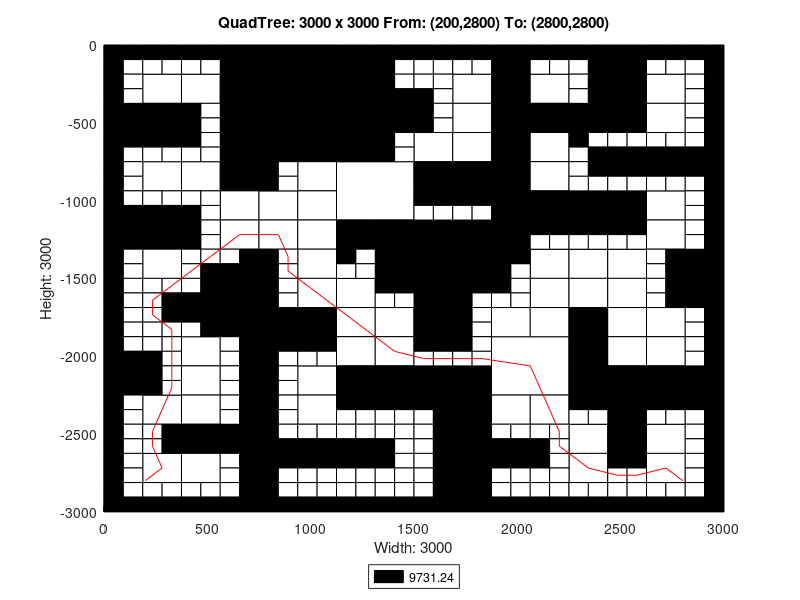

Here is the MATLAB script that generated this plot:
axis([0 3000 -3000 0]);
title('QuadTree: 3000 x 3000 From: (200,2800) To: (2800,2800)');
xlabel('Width: 3000');
ylabel('Height: 3000');
rectangle('Position',[750 -375 375 375], 'FaceColor',[0 0 0]);
rectangle('Position',[750 -750 375 375], 'FaceColor',[0 0 0]);
rectangle('Position',[1125 -1125 375 375], 'FaceColor',[1 1 1]);
rectangle('Position',[1500 -1500 375 375], 'FaceColor',[0 0 0]);
rectangle('Position',[1875 -2250 375 375], 'FaceColor',[1 1 1]);
rectangle('Position',[187.5 -375 187.5 187.5], 'FaceColor',[1 1 1]);
rectangle('Position',[562.5 -187.5 187.5 187.5], 'FaceColor',[0 0 0]);
rectangle('Position',[375 -375 187.5 187.5], 'FaceColor',[1 1 1]);
rectangle('Position',[562.5 -375 187.5 187.5], 'FaceColor',[0 0 0]);
rectangle('Position',[0 -562.5 187.5 187.5], 'FaceColor',[0 0 0]);
rectangle('Position',[187.5 -562.5 187.5 187.5], 'FaceColor',[0 0 0]);
rectangle('Position',[562.5 -562.5 187.5 187.5], 'FaceColor',[0 0 0]);
rectangle('Position',[562.5 -750 187.5 187.5], 'FaceColor',[0 0 0]);
rectangle('Position',[1125 -187.5 187.5 187.5], 'FaceColor',[0 0 0]);
rectangle('Position',[1125 -375 187.5 187.5], 'FaceColor',[0 0 0]);
rectangle('Position',[1125 -562.5 187.5 187.5], 'FaceColor',[0 0 0]);
rectangle('Position',[1312.5 -562.5 187.5 187.5], 'FaceColor',[0 0 0]);
rectangle('Position',[1125 -750 187.5 187.5], 'FaceColor',[0 0 0]);
rectangle('Position',[187.5 -937.5 187.5 187.5], 'FaceColor',[1 1 1]);
rectangle('Position',[375 -937.5 187.5 187.5], 'FaceColor',[1 1 1]);
rectangle('Position',[562.5 -937.5 187.5 187.5], 'FaceColor',[0 0 0]);
rectangle('Position',[562.5 -1125 187.5 187.5], 'FaceColor',[1 1 1]);
rectangle('Position',[0 -1312.5 187.5 187.5], 'FaceColor',[0 0 0]);
rectangle('Position',[187.5 -1312.5 187.5 187.5], 'FaceColor',[0 0 0]);
rectangle('Position',[187.5 -1500 187.5 187.5], 'FaceColor',[1 1 1]);
rectangle('Position',[562.5 -1312.5 187.5 187.5], 'FaceColor',[1 1 1]);
rectangle('Position',[937.5 -937.5 187.5 187.5], 'FaceColor',[1 1 1]);
rectangle('Position',[750 -1125 187.5 187.5], 'FaceColor',[1 1 1]);
rectangle('Position',[937.5 -1125 187.5 187.5], 'FaceColor',[1 1 1]);
rectangle('Position',[750 -1312.5 187.5 187.5], 'FaceColor',[1 1 1]);
rectangle('Position',[937.5 -1312.5 187.5 187.5], 'FaceColor',[1 1 1]);
rectangle('Position',[937.5 -1500 187.5 187.5], 'FaceColor',[1 1 1]);
rectangle('Position',[1125 -1312.5 187.5 187.5], 'FaceColor',[0 0 0]);
rectangle('Position',[1312.5 -1312.5 187.5 187.5], 'FaceColor',[0 0 0]);
rectangle('Position',[1312.5 -1500 187.5 187.5], 'FaceColor',[0 0 0]);
rectangle('Position',[1687.5 -375 187.5 187.5], 'FaceColor',[1 1 1]);
rectangle('Position',[1875 -187.5 187.5 187.5], 'FaceColor',[0 0 0]);
rectangle('Position',[1875 -375 187.5 187.5], 'FaceColor',[0 0 0]);
rectangle('Position',[2062.5 -375 187.5 187.5], 'FaceColor',[1 1 1]);
rectangle('Position',[1687.5 -562.5 187.5 187.5], 'FaceColor',[1 1 1]);
rectangle('Position',[1500 -750 187.5 187.5], 'FaceColor',[1 1 1]);
rectangle('Position',[1687.5 -750 187.5 187.5], 'FaceColor',[1 1 1]);
rectangle('Position',[1875 -562.5 187.5 187.5], 'FaceColor',[0 0 0]);
rectangle('Position',[2062.5 -562.5 187.5 187.5], 'FaceColor',[0 0 0]);
rectangle('Position',[1875 -750 187.5 187.5], 'FaceColor',[0 0 0]);
rectangle('Position',[2062.5 -750 187.5 187.5], 'FaceColor',[1 1 1]);
rectangle('Position',[2437.5 -187.5 187.5 187.5], 'FaceColor',[0 0 0]);
rectangle('Position',[2437.5 -375 187.5 187.5], 'FaceColor',[0 0 0]);
rectangle('Position',[2625 -375 187.5 187.5], 'FaceColor',[1 1 1]);
rectangle('Position',[2250 -562.5 187.5 187.5], 'FaceColor',[0 0 0]);
rectangle('Position',[2437.5 -562.5 187.5 187.5], 'FaceColor',[0 0 0]);
rectangle('Position',[2625 -562.5 187.5 187.5], 'FaceColor',[1 1 1]);
rectangle('Position',[1500 -937.5 187.5 187.5], 'FaceColor',[0 0 0]);
rectangle('Position',[1687.5 -937.5 187.5 187.5], 'FaceColor',[0 0 0]);
rectangle('Position',[1875 -937.5 187.5 187.5], 'FaceColor',[0 0 0]);
rectangle('Position',[2062.5 -937.5 187.5 187.5], 'FaceColor',[1 1 1]);
rectangle('Position',[1875 -1125 187.5 187.5], 'FaceColor',[0 0 0]);
rectangle('Position',[2062.5 -1125 187.5 187.5], 'FaceColor',[0 0 0]);
rectangle('Position',[1875 -1312.5 187.5 187.5], 'FaceColor',[0 0 0]);
rectangle('Position',[2062.5 -1500 187.5 187.5], 'FaceColor',[1 1 1]);
rectangle('Position',[2250 -1125 187.5 187.5], 'FaceColor',[0 0 0]);
rectangle('Position',[2437.5 -1125 187.5 187.5], 'FaceColor',[0 0 0]);
rectangle('Position',[2625 -1125 187.5 187.5], 'FaceColor',[1 1 1]);
rectangle('Position',[2250 -1500 187.5 187.5], 'FaceColor',[1 1 1]);
rectangle('Position',[2437.5 -1500 187.5 187.5], 'FaceColor',[1 1 1]);
rectangle('Position',[2625 -1312.5 187.5 187.5], 'FaceColor',[1 1 1]);
rectangle('Position',[2812.5 -1500 187.5 187.5], 'FaceColor',[0 0 0]);
rectangle('Position',[562.5 -1687.5 187.5 187.5], 'FaceColor',[0 0 0]);
rectangle('Position',[562.5 -1875 187.5 187.5], 'FaceColor',[0 0 0]);
rectangle('Position',[0 -2250 187.5 187.5], 'FaceColor',[0 0 0]);
rectangle('Position',[375 -2062.5 187.5 187.5], 'FaceColor',[1 1 1]);
rectangle('Position',[375 -2250 187.5 187.5], 'FaceColor',[1 1 1]);
rectangle('Position',[937.5 -1687.5 187.5 187.5], 'FaceColor',[1 1 1]);
rectangle('Position',[750 -1875 187.5 187.5], 'FaceColor',[0 0 0]);
rectangle('Position',[937.5 -1875 187.5 187.5], 'FaceColor',[0 0 0]);
rectangle('Position',[1125 -1687.5 187.5 187.5], 'FaceColor',[1 1 1]);
rectangle('Position',[1125 -1875 187.5 187.5], 'FaceColor',[1 1 1]);
rectangle('Position',[1312.5 -1875 187.5 187.5], 'FaceColor',[1 1 1]);
rectangle('Position',[937.5 -2250 187.5 187.5], 'FaceColor',[1 1 1]);
rectangle('Position',[1125 -2062.5 187.5 187.5], 'FaceColor',[1 1 1]);
rectangle('Position',[1312.5 -2062.5 187.5 187.5], 'FaceColor',[1 1 1]);
rectangle('Position',[1125 -2250 187.5 187.5], 'FaceColor',[0 0 0]);
rectangle('Position',[1312.5 -2250 187.5 187.5], 'FaceColor',[0 0 0]);
rectangle('Position',[187.5 -2437.5 187.5 187.5], 'FaceColor',[1 1 1]);
rectangle('Position',[375 -2437.5 187.5 187.5], 'FaceColor',[1 1 1]);
rectangle('Position',[375 -2625 187.5 187.5], 'FaceColor',[0 0 0]);
rectangle('Position',[562.5 -2625 187.5 187.5], 'FaceColor',[0 0 0]);
rectangle('Position',[187.5 -2812.5 187.5 187.5], 'FaceColor',[1 1 1]);
rectangle('Position',[375 -2812.5 187.5 187.5], 'FaceColor',[1 1 1]);
rectangle('Position',[937.5 -2437.5 187.5 187.5], 'FaceColor',[1 1 1]);
rectangle('Position',[1500 -1687.5 187.5 187.5], 'FaceColor',[0 0 0]);
rectangle('Position',[1500 -1875 187.5 187.5], 'FaceColor',[0 0 0]);
rectangle('Position',[2062.5 -1687.5 187.5 187.5], 'FaceColor',[1 1 1]);
rectangle('Position',[1875 -1875 187.5 187.5], 'FaceColor',[1 1 1]);
rectangle('Position',[2062.5 -1875 187.5 187.5], 'FaceColor',[1 1 1]);
rectangle('Position',[1500 -2250 187.5 187.5], 'FaceColor',[0 0 0]);
rectangle('Position',[1687.5 -2250 187.5 187.5], 'FaceColor',[0 0 0]);
rectangle('Position',[2250 -1687.5 187.5 187.5], 'FaceColor',[1 1 1]);
rectangle('Position',[2437.5 -1687.5 187.5 187.5], 'FaceColor',[1 1 1]);
rectangle('Position',[2250 -1875 187.5 187.5], 'FaceColor',[0 0 0]);
rectangle('Position',[2437.5 -1875 187.5 187.5], 'FaceColor',[1 1 1]);
rectangle('Position',[2812.5 -1687.5 187.5 187.5], 'FaceColor',[0 0 0]);
rectangle('Position',[2625 -1875 187.5 187.5], 'FaceColor',[1 1 1]);
rectangle('Position',[2250 -2062.5 187.5 187.5], 'FaceColor',[0 0 0]);
rectangle('Position',[2437.5 -2062.5 187.5 187.5], 'FaceColor',[1 1 1]);
rectangle('Position',[2250 -2250 187.5 187.5], 'FaceColor',[0 0 0]);
rectangle('Position',[2437.5 -2250 187.5 187.5], 'FaceColor',[0 0 0]);
rectangle('Position',[2625 -2062.5 187.5 187.5], 'FaceColor',[1 1 1]);
rectangle('Position',[2625 -2250 187.5 187.5], 'FaceColor',[0 0 0]);
rectangle('Position',[2812.5 -2250 187.5 187.5], 'FaceColor',[0 0 0]);
rectangle('Position',[1687.5 -2437.5 187.5 187.5], 'FaceColor',[0 0 0]);
rectangle('Position',[1687.5 -2625 187.5 187.5], 'FaceColor',[0 0 0]);
rectangle('Position',[1875 -2437.5 187.5 187.5], 'FaceColor',[1 1 1]);
rectangle('Position',[2062.5 -2437.5 187.5 187.5], 'FaceColor',[1 1 1]);
rectangle('Position',[1687.5 -2812.5 187.5 187.5], 'FaceColor',[0 0 0]);
rectangle('Position',[1687.5 -3000 187.5 187.5], 'FaceColor',[0 0 0]);
rectangle('Position',[2437.5 -2437.5 187.5 187.5], 'FaceColor',[0 0 0]);
rectangle('Position',[2250 -2625 187.5 187.5], 'FaceColor',[1 1 1]);
rectangle('Position',[2437.5 -2625 187.5 187.5], 'FaceColor',[0 0 0]);
rectangle('Position',[2625 -2625 187.5 187.5], 'FaceColor',[1 1 1]);
rectangle('Position',[2250 -2812.5 187.5 187.5], 'FaceColor',[1 1 1]);
rectangle('Position',[2625 -2812.5 187.5 187.5], 'FaceColor',[1 1 1]);
rectangle('Position',[0 -93.75 93.75 93.75], 'FaceColor',[0 0 0]);
rectangle('Position',[93.75 -93.75 93.75 93.75], 'FaceColor',[0 0 0]);
rectangle('Position',[0 -187.5 93.75 93.75], 'FaceColor',[0 0 0]);
rectangle('Position',[93.75 -187.5 93.75 93.75], 'FaceColor',[1 1 1]);
rectangle('Position',[187.5 -93.75 93.75 93.75], 'FaceColor',[0 0 0]);
rectangle('Position',[281.25 -93.75 93.75 93.75], 'FaceColor',[0 0 0]);
rectangle('Position',[187.5 -187.5 93.75 93.75], 'FaceColor',[1 1 1]);
rectangle('Position',[281.25 -187.5 93.75 93.75], 'FaceColor',[1 1 1]);
rectangle('Position',[0 -281.25 93.75 93.75], 'FaceColor',[0 0 0]);
rectangle('Position',[93.75 -281.25 93.75 93.75], 'FaceColor',[1 1 1]);
rectangle('Position',[0 -375 93.75 93.75], 'FaceColor',[0 0 0]);
rectangle('Position',[93.75 -375 93.75 93.75], 'FaceColor',[1 1 1]);
rectangle('Position',[375 -93.75 93.75 93.75], 'FaceColor',[0 0 0]);
rectangle('Position',[468.75 -93.75 93.75 93.75], 'FaceColor',[0 0 0]);
rectangle('Position',[375 -187.5 93.75 93.75], 'FaceColor',[1 1 1]);
rectangle('Position',[468.75 -187.5 93.75 93.75], 'FaceColor',[1 1 1]);
rectangle('Position',[0 -656.25 93.75 93.75], 'FaceColor',[0 0 0]);
rectangle('Position',[93.75 -656.25 93.75 93.75], 'FaceColor',[0 0 0]);
rectangle('Position',[0 -750 93.75 93.75], 'FaceColor',[0 0 0]);
rectangle('Position',[93.75 -750 93.75 93.75], 'FaceColor',[1 1 1]);
rectangle('Position',[187.5 -656.25 93.75 93.75], 'FaceColor',[0 0 0]);
rectangle('Position',[281.25 -656.25 93.75 93.75], 'FaceColor',[0 0 0]);
rectangle('Position',[187.5 -750 93.75 93.75], 'FaceColor',[1 1 1]);
rectangle('Position',[281.25 -750 93.75 93.75], 'FaceColor',[1 1 1]);
rectangle('Position',[375 -468.75 93.75 93.75], 'FaceColor',[0 0 0]);
rectangle('Position',[468.75 -468.75 93.75 93.75], 'FaceColor',[1 1 1]);
rectangle('Position',[375 -562.5 93.75 93.75], 'FaceColor',[0 0 0]);
rectangle('Position',[468.75 -562.5 93.75 93.75], 'FaceColor',[1 1 1]);
rectangle('Position',[375 -656.25 93.75 93.75], 'FaceColor',[0 0 0]);
rectangle('Position',[468.75 -656.25 93.75 93.75], 'FaceColor',[1 1 1]);
rectangle('Position',[375 -750 93.75 93.75], 'FaceColor',[1 1 1]);
rectangle('Position',[468.75 -750 93.75 93.75], 'FaceColor',[1 1 1]);
rectangle('Position',[1312.5 -93.75 93.75 93.75], 'FaceColor',[0 0 0]);
rectangle('Position',[1406.25 -93.75 93.75 93.75], 'FaceColor',[0 0 0]);
rectangle('Position',[1312.5 -187.5 93.75 93.75], 'FaceColor',[0 0 0]);
rectangle('Position',[1406.25 -187.5 93.75 93.75], 'FaceColor',[1 1 1]);
rectangle('Position',[1312.5 -281.25 93.75 93.75], 'FaceColor',[0 0 0]);
rectangle('Position',[1406.25 -281.25 93.75 93.75], 'FaceColor',[1 1 1]);
rectangle('Position',[1312.5 -375 93.75 93.75], 'FaceColor',[0 0 0]);
rectangle('Position',[1406.25 -375 93.75 93.75], 'FaceColor',[0 0 0]);
rectangle('Position',[1312.5 -656.25 93.75 93.75], 'FaceColor',[0 0 0]);
rectangle('Position',[1406.25 -656.25 93.75 93.75], 'FaceColor',[1 1 1]);
rectangle('Position',[1312.5 -750 93.75 93.75], 'FaceColor',[0 0 0]);
rectangle('Position',[1406.25 -750 93.75 93.75], 'FaceColor',[1 1 1]);
rectangle('Position',[0 -843.75 93.75 93.75], 'FaceColor',[0 0 0]);
rectangle('Position',[93.75 -843.75 93.75 93.75], 'FaceColor',[1 1 1]);
rectangle('Position',[0 -937.5 93.75 93.75], 'FaceColor',[0 0 0]);
rectangle('Position',[93.75 -937.5 93.75 93.75], 'FaceColor',[1 1 1]);
rectangle('Position',[0 -1031.25 93.75 93.75], 'FaceColor',[0 0 0]);
rectangle('Position',[93.75 -1031.25 93.75 93.75], 'FaceColor',[1 1 1]);
rectangle('Position',[0 -1125 93.75 93.75], 'FaceColor',[0 0 0]);
rectangle('Position',[93.75 -1125 93.75 93.75], 'FaceColor',[0 0 0]);
rectangle('Position',[187.5 -1031.25 93.75 93.75], 'FaceColor',[1 1 1]);
rectangle('Position',[281.25 -1031.25 93.75 93.75], 'FaceColor',[1 1 1]);
rectangle('Position',[187.5 -1125 93.75 93.75], 'FaceColor',[0 0 0]);
rectangle('Position',[281.25 -1125 93.75 93.75], 'FaceColor',[0 0 0]);
rectangle('Position',[375 -1031.25 93.75 93.75], 'FaceColor',[1 1 1]);
rectangle('Position',[468.75 -1031.25 93.75 93.75], 'FaceColor',[1 1 1]);
rectangle('Position',[375 -1125 93.75 93.75], 'FaceColor',[0 0 0]);
rectangle('Position',[468.75 -1125 93.75 93.75], 'FaceColor',[1 1 1]);
rectangle('Position',[0 -1406.25 93.75 93.75], 'FaceColor',[0 0 0]);
rectangle('Position',[93.75 -1406.25 93.75 93.75], 'FaceColor',[1 1 1]);
rectangle('Position',[0 -1500 93.75 93.75], 'FaceColor',[0 0 0]);
rectangle('Position',[93.75 -1500 93.75 93.75], 'FaceColor',[1 1 1]);
rectangle('Position',[375 -1218.75 93.75 93.75], 'FaceColor',[0 0 0]);
rectangle('Position',[468.75 -1218.75 93.75 93.75], 'FaceColor',[1 1 1]);
rectangle('Position',[375 -1312.5 93.75 93.75], 'FaceColor',[0 0 0]);
rectangle('Position',[468.75 -1312.5 93.75 93.75], 'FaceColor',[1 1 1]);
rectangle('Position',[375 -1406.25 93.75 93.75], 'FaceColor',[1 1 1]);
rectangle('Position',[468.75 -1406.25 93.75 93.75], 'FaceColor',[1 1 1]);
rectangle('Position',[375 -1500 93.75 93.75], 'FaceColor',[1 1 1]);
rectangle('Position',[468.75 -1500 93.75 93.75], 'FaceColor',[0 0 0]);
rectangle('Position',[562.5 -1406.25 93.75 93.75], 'FaceColor',[1 1 1]);
rectangle('Position',[656.25 -1406.25 93.75 93.75], 'FaceColor',[0 0 0]);
rectangle('Position',[562.5 -1500 93.75 93.75], 'FaceColor',[0 0 0]);
rectangle('Position',[656.25 -1500 93.75 93.75], 'FaceColor',[0 0 0]);
rectangle('Position',[750 -843.75 93.75 93.75], 'FaceColor',[0 0 0]);
rectangle('Position',[843.75 -843.75 93.75 93.75], 'FaceColor',[1 1 1]);
rectangle('Position',[750 -937.5 93.75 93.75], 'FaceColor',[0 0 0]);
rectangle('Position',[843.75 -937.5 93.75 93.75], 'FaceColor',[1 1 1]);
rectangle('Position',[750 -1406.25 93.75 93.75], 'FaceColor',[0 0 0]);
rectangle('Position',[843.75 -1406.25 93.75 93.75], 'FaceColor',[1 1 1]);
rectangle('Position',[750 -1500 93.75 93.75], 'FaceColor',[0 0 0]);
rectangle('Position',[843.75 -1500 93.75 93.75], 'FaceColor',[1 1 1]);
rectangle('Position',[1125 -1406.25 93.75 93.75], 'FaceColor',[0 0 0]);
rectangle('Position',[1218.75 -1406.25 93.75 93.75], 'FaceColor',[1 1 1]);
rectangle('Position',[1125 -1500 93.75 93.75], 'FaceColor',[1 1 1]);
rectangle('Position',[1218.75 -1500 93.75 93.75], 'FaceColor',[1 1 1]);
rectangle('Position',[1500 -93.75 93.75 93.75], 'FaceColor',[0 0 0]);
rectangle('Position',[1593.75 -93.75 93.75 93.75], 'FaceColor',[0 0 0]);
rectangle('Position',[1500 -187.5 93.75 93.75], 'FaceColor',[1 1 1]);
rectangle('Position',[1593.75 -187.5 93.75 93.75], 'FaceColor',[1 1 1]);
rectangle('Position',[1687.5 -93.75 93.75 93.75], 'FaceColor',[0 0 0]);
rectangle('Position',[1781.25 -93.75 93.75 93.75], 'FaceColor',[0 0 0]);
rectangle('Position',[1687.5 -187.5 93.75 93.75], 'FaceColor',[1 1 1]);
rectangle('Position',[1781.25 -187.5 93.75 93.75], 'FaceColor',[1 1 1]);
rectangle('Position',[1500 -281.25 93.75 93.75], 'FaceColor',[1 1 1]);
rectangle('Position',[1593.75 -281.25 93.75 93.75], 'FaceColor',[1 1 1]);
rectangle('Position',[1500 -375 93.75 93.75], 'FaceColor',[0 0 0]);
rectangle('Position',[1593.75 -375 93.75 93.75], 'FaceColor',[1 1 1]);
rectangle('Position',[2062.5 -93.75 93.75 93.75], 'FaceColor',[0 0 0]);
rectangle('Position',[2156.25 -93.75 93.75 93.75], 'FaceColor',[0 0 0]);
rectangle('Position',[2062.5 -187.5 93.75 93.75], 'FaceColor',[1 1 1]);
rectangle('Position',[2156.25 -187.5 93.75 93.75], 'FaceColor',[1 1 1]);
rectangle('Position',[1500 -468.75 93.75 93.75], 'FaceColor',[0 0 0]);
rectangle('Position',[1593.75 -468.75 93.75 93.75], 'FaceColor',[1 1 1]);
rectangle('Position',[1500 -562.5 93.75 93.75], 'FaceColor',[0 0 0]);
rectangle('Position',[1593.75 -562.5 93.75 93.75], 'FaceColor',[1 1 1]);
rectangle('Position',[2250 -93.75 93.75 93.75], 'FaceColor',[0 0 0]);
rectangle('Position',[2343.75 -93.75 93.75 93.75], 'FaceColor',[0 0 0]);
rectangle('Position',[2250 -187.5 93.75 93.75], 'FaceColor',[1 1 1]);
rectangle('Position',[2343.75 -187.5 93.75 93.75], 'FaceColor',[0 0 0]);
rectangle('Position',[2250 -281.25 93.75 93.75], 'FaceColor',[1 1 1]);
rectangle('Position',[2343.75 -281.25 93.75 93.75], 'FaceColor',[0 0 0]);
rectangle('Position',[2250 -375 93.75 93.75], 'FaceColor',[1 1 1]);
rectangle('Position',[2343.75 -375 93.75 93.75], 'FaceColor',[0 0 0]);
rectangle('Position',[2625 -93.75 93.75 93.75], 'FaceColor',[0 0 0]);
rectangle('Position',[2718.75 -93.75 93.75 93.75], 'FaceColor',[0 0 0]);
rectangle('Position',[2625 -187.5 93.75 93.75], 'FaceColor',[1 1 1]);
rectangle('Position',[2718.75 -187.5 93.75 93.75], 'FaceColor',[1 1 1]);
rectangle('Position',[2812.5 -93.75 93.75 93.75], 'FaceColor',[0 0 0]);
rectangle('Position',[2906.25 -93.75 93.75 93.75], 'FaceColor',[0 0 0]);
rectangle('Position',[2812.5 -187.5 93.75 93.75], 'FaceColor',[1 1 1]);
rectangle('Position',[2906.25 -187.5 93.75 93.75], 'FaceColor',[0 0 0]);
rectangle('Position',[2812.5 -281.25 93.75 93.75], 'FaceColor',[1 1 1]);
rectangle('Position',[2906.25 -281.25 93.75 93.75], 'FaceColor',[0 0 0]);
rectangle('Position',[2812.5 -375 93.75 93.75], 'FaceColor',[1 1 1]);
rectangle('Position',[2906.25 -375 93.75 93.75], 'FaceColor',[0 0 0]);
rectangle('Position',[2250 -656.25 93.75 93.75], 'FaceColor',[0 0 0]);
rectangle('Position',[2343.75 -656.25 93.75 93.75], 'FaceColor',[1 1 1]);
rectangle('Position',[2250 -750 93.75 93.75], 'FaceColor',[1 1 1]);
rectangle('Position',[2343.75 -750 93.75 93.75], 'FaceColor',[0 0 0]);
rectangle('Position',[2437.5 -656.25 93.75 93.75], 'FaceColor',[1 1 1]);
rectangle('Position',[2531.25 -656.25 93.75 93.75], 'FaceColor',[1 1 1]);
rectangle('Position',[2437.5 -750 93.75 93.75], 'FaceColor',[0 0 0]);
rectangle('Position',[2531.25 -750 93.75 93.75], 'FaceColor',[0 0 0]);
rectangle('Position',[2812.5 -468.75 93.75 93.75], 'FaceColor',[1 1 1]);
rectangle('Position',[2906.25 -468.75 93.75 93.75], 'FaceColor',[0 0 0]);
rectangle('Position',[2812.5 -562.5 93.75 93.75], 'FaceColor',[1 1 1]);
rectangle('Position',[2906.25 -562.5 93.75 93.75], 'FaceColor',[0 0 0]);
rectangle('Position',[2625 -656.25 93.75 93.75], 'FaceColor',[1 1 1]);
rectangle('Position',[2718.75 -656.25 93.75 93.75], 'FaceColor',[1 1 1]);
rectangle('Position',[2625 -750 93.75 93.75], 'FaceColor',[0 0 0]);
rectangle('Position',[2718.75 -750 93.75 93.75], 'FaceColor',[0 0 0]);
rectangle('Position',[2812.5 -656.25 93.75 93.75], 'FaceColor',[1 1 1]);
rectangle('Position',[2906.25 -656.25 93.75 93.75], 'FaceColor',[0 0 0]);
rectangle('Position',[2812.5 -750 93.75 93.75], 'FaceColor',[0 0 0]);
rectangle('Position',[2906.25 -750 93.75 93.75], 'FaceColor',[0 0 0]);
rectangle('Position',[1500 -1031.25 93.75 93.75], 'FaceColor',[0 0 0]);
rectangle('Position',[1593.75 -1031.25 93.75 93.75], 'FaceColor',[0 0 0]);
rectangle('Position',[1500 -1125 93.75 93.75], 'FaceColor',[1 1 1]);
rectangle('Position',[1593.75 -1125 93.75 93.75], 'FaceColor',[1 1 1]);
rectangle('Position',[1687.5 -1031.25 93.75 93.75], 'FaceColor',[0 0 0]);
rectangle('Position',[1781.25 -1031.25 93.75 93.75], 'FaceColor',[0 0 0]);
rectangle('Position',[1687.5 -1125 93.75 93.75], 'FaceColor',[1 1 1]);
rectangle('Position',[1781.25 -1125 93.75 93.75], 'FaceColor',[1 1 1]);
rectangle('Position',[2062.5 -1218.75 93.75 93.75], 'FaceColor',[0 0 0]);
rectangle('Position',[2156.25 -1218.75 93.75 93.75], 'FaceColor',[0 0 0]);
rectangle('Position',[2062.5 -1312.5 93.75 93.75], 'FaceColor',[1 1 1]);
rectangle('Position',[2156.25 -1312.5 93.75 93.75], 'FaceColor',[1 1 1]);
rectangle('Position',[1875 -1406.25 93.75 93.75], 'FaceColor',[0 0 0]);
rectangle('Position',[1968.75 -1406.25 93.75 93.75], 'FaceColor',[0 0 0]);
rectangle('Position',[1875 -1500 93.75 93.75], 'FaceColor',[0 0 0]);
rectangle('Position',[1968.75 -1500 93.75 93.75], 'FaceColor',[1 1 1]);
rectangle('Position',[2250 -843.75 93.75 93.75], 'FaceColor',[1 1 1]);
rectangle('Position',[2343.75 -843.75 93.75 93.75], 'FaceColor',[0 0 0]);
rectangle('Position',[2250 -937.5 93.75 93.75], 'FaceColor',[1 1 1]);
rectangle('Position',[2343.75 -937.5 93.75 93.75], 'FaceColor',[1 1 1]);
rectangle('Position',[2437.5 -843.75 93.75 93.75], 'FaceColor',[0 0 0]);
rectangle('Position',[2531.25 -843.75 93.75 93.75], 'FaceColor',[0 0 0]);
rectangle('Position',[2437.5 -937.5 93.75 93.75], 'FaceColor',[1 1 1]);
rectangle('Position',[2531.25 -937.5 93.75 93.75], 'FaceColor',[1 1 1]);
rectangle('Position',[2625 -843.75 93.75 93.75], 'FaceColor',[0 0 0]);
rectangle('Position',[2718.75 -843.75 93.75 93.75], 'FaceColor',[0 0 0]);
rectangle('Position',[2625 -937.5 93.75 93.75], 'FaceColor',[1 1 1]);
rectangle('Position',[2718.75 -937.5 93.75 93.75], 'FaceColor',[1 1 1]);
rectangle('Position',[2812.5 -843.75 93.75 93.75], 'FaceColor',[0 0 0]);
rectangle('Position',[2906.25 -843.75 93.75 93.75], 'FaceColor',[0 0 0]);
rectangle('Position',[2812.5 -937.5 93.75 93.75], 'FaceColor',[1 1 1]);
rectangle('Position',[2906.25 -937.5 93.75 93.75], 'FaceColor',[0 0 0]);
rectangle('Position',[2812.5 -1031.25 93.75 93.75], 'FaceColor',[1 1 1]);
rectangle('Position',[2906.25 -1031.25 93.75 93.75], 'FaceColor',[0 0 0]);
rectangle('Position',[2812.5 -1125 93.75 93.75], 'FaceColor',[1 1 1]);
rectangle('Position',[2906.25 -1125 93.75 93.75], 'FaceColor',[0 0 0]);
rectangle('Position',[2250 -1218.75 93.75 93.75], 'FaceColor',[0 0 0]);
rectangle('Position',[2343.75 -1218.75 93.75 93.75], 'FaceColor',[0 0 0]);
rectangle('Position',[2250 -1312.5 93.75 93.75], 'FaceColor',[1 1 1]);
rectangle('Position',[2343.75 -1312.5 93.75 93.75], 'FaceColor',[1 1 1]);
rectangle('Position',[2437.5 -1218.75 93.75 93.75], 'FaceColor',[0 0 0]);
rectangle('Position',[2531.25 -1218.75 93.75 93.75], 'FaceColor',[0 0 0]);
rectangle('Position',[2437.5 -1312.5 93.75 93.75], 'FaceColor',[1 1 1]);
rectangle('Position',[2531.25 -1312.5 93.75 93.75], 'FaceColor',[1 1 1]);
rectangle('Position',[2812.5 -1218.75 93.75 93.75], 'FaceColor',[1 1 1]);
rectangle('Position',[2906.25 -1218.75 93.75 93.75], 'FaceColor',[0 0 0]);
rectangle('Position',[2812.5 -1312.5 93.75 93.75], 'FaceColor',[1 1 1]);
rectangle('Position',[2906.25 -1312.5 93.75 93.75], 'FaceColor',[0 0 0]);
rectangle('Position',[2625 -1406.25 93.75 93.75], 'FaceColor',[1 1 1]);
rectangle('Position',[2718.75 -1406.25 93.75 93.75], 'FaceColor',[0 0 0]);
rectangle('Position',[2625 -1500 93.75 93.75], 'FaceColor',[1 1 1]);
rectangle('Position',[2718.75 -1500 93.75 93.75], 'FaceColor',[0 0 0]);
rectangle('Position',[0 -1593.75 93.75 93.75], 'FaceColor',[0 0 0]);
rectangle('Position',[93.75 -1593.75 93.75 93.75], 'FaceColor',[1 1 1]);
rectangle('Position',[0 -1687.5 93.75 93.75], 'FaceColor',[0 0 0]);
rectangle('Position',[93.75 -1687.5 93.75 93.75], 'FaceColor',[1 1 1]);
rectangle('Position',[187.5 -1593.75 93.75 93.75], 'FaceColor',[1 1 1]);
rectangle('Position',[281.25 -1593.75 93.75 93.75], 'FaceColor',[1 1 1]);
rectangle('Position',[187.5 -1687.5 93.75 93.75], 'FaceColor',[1 1 1]);
rectangle('Position',[281.25 -1687.5 93.75 93.75], 'FaceColor',[0 0 0]);
rectangle('Position',[0 -1781.25 93.75 93.75], 'FaceColor',[0 0 0]);
rectangle('Position',[93.75 -1781.25 93.75 93.75], 'FaceColor',[1 1 1]);
rectangle('Position',[0 -1875 93.75 93.75], 'FaceColor',[0 0 0]);
rectangle('Position',[93.75 -1875 93.75 93.75], 'FaceColor',[1 1 1]);
rectangle('Position',[187.5 -1781.25 93.75 93.75], 'FaceColor',[1 1 1]);
rectangle('Position',[281.25 -1781.25 93.75 93.75], 'FaceColor',[0 0 0]);
rectangle('Position',[187.5 -1875 93.75 93.75], 'FaceColor',[1 1 1]);
rectangle('Position',[281.25 -1875 93.75 93.75], 'FaceColor',[1 1 1]);
rectangle('Position',[375 -1593.75 93.75 93.75], 'FaceColor',[1 1 1]);
rectangle('Position',[468.75 -1593.75 93.75 93.75], 'FaceColor',[0 0 0]);
rectangle('Position',[375 -1687.5 93.75 93.75], 'FaceColor',[0 0 0]);
rectangle('Position',[468.75 -1687.5 93.75 93.75], 'FaceColor',[0 0 0]);
rectangle('Position',[375 -1781.25 93.75 93.75], 'FaceColor',[0 0 0]);
rectangle('Position',[468.75 -1781.25 93.75 93.75], 'FaceColor',[0 0 0]);
rectangle('Position',[375 -1875 93.75 93.75], 'FaceColor',[1 1 1]);
rectangle('Position',[468.75 -1875 93.75 93.75], 'FaceColor',[0 0 0]);
rectangle('Position',[0 -1968.75 93.75 93.75], 'FaceColor',[0 0 0]);
rectangle('Position',[93.75 -1968.75 93.75 93.75], 'FaceColor',[1 1 1]);
rectangle('Position',[0 -2062.5 93.75 93.75], 'FaceColor',[0 0 0]);
rectangle('Position',[93.75 -2062.5 93.75 93.75], 'FaceColor',[0 0 0]);
rectangle('Position',[187.5 -1968.75 93.75 93.75], 'FaceColor',[1 1 1]);
rectangle('Position',[281.25 -1968.75 93.75 93.75], 'FaceColor',[1 1 1]);
rectangle('Position',[187.5 -2062.5 93.75 93.75], 'FaceColor',[0 0 0]);
rectangle('Position',[281.25 -2062.5 93.75 93.75], 'FaceColor',[1 1 1]);
rectangle('Position',[187.5 -2156.25 93.75 93.75], 'FaceColor',[0 0 0]);
rectangle('Position',[281.25 -2156.25 93.75 93.75], 'FaceColor',[1 1 1]);
rectangle('Position',[187.5 -2250 93.75 93.75], 'FaceColor',[0 0 0]);
rectangle('Position',[281.25 -2250 93.75 93.75], 'FaceColor',[1 1 1]);
rectangle('Position',[562.5 -1968.75 93.75 93.75], 'FaceColor',[1 1 1]);
rectangle('Position',[656.25 -1968.75 93.75 93.75], 'FaceColor',[0 0 0]);
rectangle('Position',[562.5 -2062.5 93.75 93.75], 'FaceColor',[1 1 1]);
rectangle('Position',[656.25 -2062.5 93.75 93.75], 'FaceColor',[0 0 0]);
rectangle('Position',[562.5 -2156.25 93.75 93.75], 'FaceColor',[1 1 1]);
rectangle('Position',[656.25 -2156.25 93.75 93.75], 'FaceColor',[0 0 0]);
rectangle('Position',[562.5 -2250 93.75 93.75], 'FaceColor',[1 1 1]);
rectangle('Position',[656.25 -2250 93.75 93.75], 'FaceColor',[0 0 0]);
rectangle('Position',[750 -1593.75 93.75 93.75], 'FaceColor',[0 0 0]);
rectangle('Position',[843.75 -1593.75 93.75 93.75], 'FaceColor',[1 1 1]);
rectangle('Position',[750 -1687.5 93.75 93.75], 'FaceColor',[0 0 0]);
rectangle('Position',[843.75 -1687.5 93.75 93.75], 'FaceColor',[1 1 1]);
rectangle('Position',[1312.5 -1593.75 93.75 93.75], 'FaceColor',[0 0 0]);
rectangle('Position',[1406.25 -1593.75 93.75 93.75], 'FaceColor',[0 0 0]);
rectangle('Position',[1312.5 -1687.5 93.75 93.75], 'FaceColor',[1 1 1]);
rectangle('Position',[1406.25 -1687.5 93.75 93.75], 'FaceColor',[1 1 1]);
rectangle('Position',[750 -1968.75 93.75 93.75], 'FaceColor',[0 0 0]);
rectangle('Position',[843.75 -1968.75 93.75 93.75], 'FaceColor',[0 0 0]);
rectangle('Position',[750 -2062.5 93.75 93.75], 'FaceColor',[0 0 0]);
rectangle('Position',[843.75 -2062.5 93.75 93.75], 'FaceColor',[1 1 1]);
rectangle('Position',[937.5 -1968.75 93.75 93.75], 'FaceColor',[0 0 0]);
rectangle('Position',[1031.25 -1968.75 93.75 93.75], 'FaceColor',[0 0 0]);
rectangle('Position',[937.5 -2062.5 93.75 93.75], 'FaceColor',[1 1 1]);
rectangle('Position',[1031.25 -2062.5 93.75 93.75], 'FaceColor',[1 1 1]);
rectangle('Position',[750 -2156.25 93.75 93.75], 'FaceColor',[0 0 0]);
rectangle('Position',[843.75 -2156.25 93.75 93.75], 'FaceColor',[1 1 1]);
rectangle('Position',[750 -2250 93.75 93.75], 'FaceColor',[0 0 0]);
rectangle('Position',[843.75 -2250 93.75 93.75], 'FaceColor',[1 1 1]);
rectangle('Position',[0 -2343.75 93.75 93.75], 'FaceColor',[0 0 0]);
rectangle('Position',[93.75 -2343.75 93.75 93.75], 'FaceColor',[1 1 1]);
rectangle('Position',[0 -2437.5 93.75 93.75], 'FaceColor',[0 0 0]);
rectangle('Position',[93.75 -2437.5 93.75 93.75], 'FaceColor',[1 1 1]);
rectangle('Position',[0 -2531.25 93.75 93.75], 'FaceColor',[0 0 0]);
rectangle('Position',[93.75 -2531.25 93.75 93.75], 'FaceColor',[1 1 1]);
rectangle('Position',[0 -2625 93.75 93.75], 'FaceColor',[0 0 0]);
rectangle('Position',[93.75 -2625 93.75 93.75], 'FaceColor',[1 1 1]);
rectangle('Position',[187.5 -2531.25 93.75 93.75], 'FaceColor',[1 1 1]);
rectangle('Position',[281.25 -2531.25 93.75 93.75], 'FaceColor',[0 0 0]);
rectangle('Position',[187.5 -2625 93.75 93.75], 'FaceColor',[1 1 1]);
rectangle('Position',[281.25 -2625 93.75 93.75], 'FaceColor',[0 0 0]);
rectangle('Position',[562.5 -2343.75 93.75 93.75], 'FaceColor',[1 1 1]);
rectangle('Position',[656.25 -2343.75 93.75 93.75], 'FaceColor',[0 0 0]);
rectangle('Position',[562.5 -2437.5 93.75 93.75], 'FaceColor',[1 1 1]);
rectangle('Position',[656.25 -2437.5 93.75 93.75], 'FaceColor',[0 0 0]);
rectangle('Position',[0 -2718.75 93.75 93.75], 'FaceColor',[0 0 0]);
rectangle('Position',[93.75 -2718.75 93.75 93.75], 'FaceColor',[1 1 1]);
rectangle('Position',[0 -2812.5 93.75 93.75], 'FaceColor',[0 0 0]);
rectangle('Position',[93.75 -2812.5 93.75 93.75], 'FaceColor',[1 1 1]);
rectangle('Position',[0 -2906.25 93.75 93.75], 'FaceColor',[0 0 0]);
rectangle('Position',[93.75 -2906.25 93.75 93.75], 'FaceColor',[1 1 1]);
rectangle('Position',[0 -3000 93.75 93.75], 'FaceColor',[0 0 0]);
rectangle('Position',[93.75 -3000 93.75 93.75], 'FaceColor',[0 0 0]);
rectangle('Position',[187.5 -2906.25 93.75 93.75], 'FaceColor',[1 1 1]);
rectangle('Position',[281.25 -2906.25 93.75 93.75], 'FaceColor',[1 1 1]);
rectangle('Position',[187.5 -3000 93.75 93.75], 'FaceColor',[0 0 0]);
rectangle('Position',[281.25 -3000 93.75 93.75], 'FaceColor',[0 0 0]);
rectangle('Position',[562.5 -2718.75 93.75 93.75], 'FaceColor',[1 1 1]);
rectangle('Position',[656.25 -2718.75 93.75 93.75], 'FaceColor',[0 0 0]);
rectangle('Position',[562.5 -2812.5 93.75 93.75], 'FaceColor',[1 1 1]);
rectangle('Position',[656.25 -2812.5 93.75 93.75], 'FaceColor',[0 0 0]);
rectangle('Position',[375 -2906.25 93.75 93.75], 'FaceColor',[1 1 1]);
rectangle('Position',[468.75 -2906.25 93.75 93.75], 'FaceColor',[1 1 1]);
rectangle('Position',[375 -3000 93.75 93.75], 'FaceColor',[0 0 0]);
rectangle('Position',[468.75 -3000 93.75 93.75], 'FaceColor',[0 0 0]);
rectangle('Position',[562.5 -2906.25 93.75 93.75], 'FaceColor',[1 1 1]);
rectangle('Position',[656.25 -2906.25 93.75 93.75], 'FaceColor',[0 0 0]);
rectangle('Position',[562.5 -3000 93.75 93.75], 'FaceColor',[0 0 0]);
rectangle('Position',[656.25 -3000 93.75 93.75], 'FaceColor',[0 0 0]);
rectangle('Position',[750 -2343.75 93.75 93.75], 'FaceColor',[0 0 0]);
rectangle('Position',[843.75 -2343.75 93.75 93.75], 'FaceColor',[1 1 1]);
rectangle('Position',[750 -2437.5 93.75 93.75], 'FaceColor',[0 0 0]);
rectangle('Position',[843.75 -2437.5 93.75 93.75], 'FaceColor',[1 1 1]);
rectangle('Position',[750 -2531.25 93.75 93.75], 'FaceColor',[0 0 0]);
rectangle('Position',[843.75 -2531.25 93.75 93.75], 'FaceColor',[1 1 1]);
rectangle('Position',[750 -2625 93.75 93.75], 'FaceColor',[0 0 0]);
rectangle('Position',[843.75 -2625 93.75 93.75], 'FaceColor',[0 0 0]);
rectangle('Position',[937.5 -2531.25 93.75 93.75], 'FaceColor',[1 1 1]);
rectangle('Position',[1031.25 -2531.25 93.75 93.75], 'FaceColor',[1 1 1]);
rectangle('Position',[937.5 -2625 93.75 93.75], 'FaceColor',[0 0 0]);
rectangle('Position',[1031.25 -2625 93.75 93.75], 'FaceColor',[0 0 0]);
rectangle('Position',[1125 -2343.75 93.75 93.75], 'FaceColor',[0 0 0]);
rectangle('Position',[1218.75 -2343.75 93.75 93.75], 'FaceColor',[0 0 0]);
rectangle('Position',[1125 -2437.5 93.75 93.75], 'FaceColor',[1 1 1]);
rectangle('Position',[1218.75 -2437.5 93.75 93.75], 'FaceColor',[1 1 1]);
rectangle('Position',[1312.5 -2343.75 93.75 93.75], 'FaceColor',[0 0 0]);
rectangle('Position',[1406.25 -2343.75 93.75 93.75], 'FaceColor',[0 0 0]);
rectangle('Position',[1312.5 -2437.5 93.75 93.75], 'FaceColor',[1 1 1]);
rectangle('Position',[1406.25 -2437.5 93.75 93.75], 'FaceColor',[1 1 1]);
rectangle('Position',[1125 -2531.25 93.75 93.75], 'FaceColor',[1 1 1]);
rectangle('Position',[1218.75 -2531.25 93.75 93.75], 'FaceColor',[1 1 1]);
rectangle('Position',[1125 -2625 93.75 93.75], 'FaceColor',[0 0 0]);
rectangle('Position',[1218.75 -2625 93.75 93.75], 'FaceColor',[0 0 0]);
rectangle('Position',[1312.5 -2531.25 93.75 93.75], 'FaceColor',[1 1 1]);
rectangle('Position',[1406.25 -2531.25 93.75 93.75], 'FaceColor',[1 1 1]);
rectangle('Position',[1312.5 -2625 93.75 93.75], 'FaceColor',[0 0 0]);
rectangle('Position',[1406.25 -2625 93.75 93.75], 'FaceColor',[1 1 1]);
rectangle('Position',[750 -2718.75 93.75 93.75], 'FaceColor',[0 0 0]);
rectangle('Position',[843.75 -2718.75 93.75 93.75], 'FaceColor',[0 0 0]);
rectangle('Position',[750 -2812.5 93.75 93.75], 'FaceColor',[0 0 0]);
rectangle('Position',[843.75 -2812.5 93.75 93.75], 'FaceColor',[1 1 1]);
rectangle('Position',[937.5 -2718.75 93.75 93.75], 'FaceColor',[0 0 0]);
rectangle('Position',[1031.25 -2718.75 93.75 93.75], 'FaceColor',[0 0 0]);
rectangle('Position',[937.5 -2812.5 93.75 93.75], 'FaceColor',[1 1 1]);
rectangle('Position',[1031.25 -2812.5 93.75 93.75], 'FaceColor',[1 1 1]);
rectangle('Position',[750 -2906.25 93.75 93.75], 'FaceColor',[0 0 0]);
rectangle('Position',[843.75 -2906.25 93.75 93.75], 'FaceColor',[1 1 1]);
rectangle('Position',[750 -3000 93.75 93.75], 'FaceColor',[0 0 0]);
rectangle('Position',[843.75 -3000 93.75 93.75], 'FaceColor',[0 0 0]);
rectangle('Position',[937.5 -2906.25 93.75 93.75], 'FaceColor',[1 1 1]);
rectangle('Position',[1031.25 -2906.25 93.75 93.75], 'FaceColor',[1 1 1]);
rectangle('Position',[937.5 -3000 93.75 93.75], 'FaceColor',[0 0 0]);
rectangle('Position',[1031.25 -3000 93.75 93.75], 'FaceColor',[0 0 0]);
rectangle('Position',[1125 -2718.75 93.75 93.75], 'FaceColor',[0 0 0]);
rectangle('Position',[1218.75 -2718.75 93.75 93.75], 'FaceColor',[0 0 0]);
rectangle('Position',[1125 -2812.5 93.75 93.75], 'FaceColor',[1 1 1]);
rectangle('Position',[1218.75 -2812.5 93.75 93.75], 'FaceColor',[1 1 1]);
rectangle('Position',[1312.5 -2718.75 93.75 93.75], 'FaceColor',[0 0 0]);
rectangle('Position',[1406.25 -2718.75 93.75 93.75], 'FaceColor',[1 1 1]);
rectangle('Position',[1312.5 -2812.5 93.75 93.75], 'FaceColor',[1 1 1]);
rectangle('Position',[1406.25 -2812.5 93.75 93.75], 'FaceColor',[1 1 1]);
rectangle('Position',[1125 -2906.25 93.75 93.75], 'FaceColor',[1 1 1]);
rectangle('Position',[1218.75 -2906.25 93.75 93.75], 'FaceColor',[1 1 1]);
rectangle('Position',[1125 -3000 93.75 93.75], 'FaceColor',[0 0 0]);
rectangle('Position',[1218.75 -3000 93.75 93.75], 'FaceColor',[0 0 0]);
rectangle('Position',[1312.5 -2906.25 93.75 93.75], 'FaceColor',[1 1 1]);
rectangle('Position',[1406.25 -2906.25 93.75 93.75], 'FaceColor',[1 1 1]);
rectangle('Position',[1312.5 -3000 93.75 93.75], 'FaceColor',[0 0 0]);
rectangle('Position',[1406.25 -3000 93.75 93.75], 'FaceColor',[0 0 0]);
rectangle('Position',[1687.5 -1593.75 93.75 93.75], 'FaceColor',[0 0 0]);
rectangle('Position',[1781.25 -1593.75 93.75 93.75], 'FaceColor',[0 0 0]);
rectangle('Position',[1687.5 -1687.5 93.75 93.75], 'FaceColor',[0 0 0]);
rectangle('Position',[1781.25 -1687.5 93.75 93.75], 'FaceColor',[1 1 1]);
rectangle('Position',[1687.5 -1781.25 93.75 93.75], 'FaceColor',[0 0 0]);
rectangle('Position',[1781.25 -1781.25 93.75 93.75], 'FaceColor',[1 1 1]);
rectangle('Position',[1687.5 -1875 93.75 93.75], 'FaceColor',[0 0 0]);
rectangle('Position',[1781.25 -1875 93.75 93.75], 'FaceColor',[1 1 1]);
rectangle('Position',[1875 -1593.75 93.75 93.75], 'FaceColor',[0 0 0]);
rectangle('Position',[1968.75 -1593.75 93.75 93.75], 'FaceColor',[1 1 1]);
rectangle('Position',[1875 -1687.5 93.75 93.75], 'FaceColor',[1 1 1]);
rectangle('Position',[1968.75 -1687.5 93.75 93.75], 'FaceColor',[1 1 1]);
rectangle('Position',[1500 -1968.75 93.75 93.75], 'FaceColor',[0 0 0]);
rectangle('Position',[1593.75 -1968.75 93.75 93.75], 'FaceColor',[0 0 0]);
rectangle('Position',[1500 -2062.5 93.75 93.75], 'FaceColor',[1 1 1]);
rectangle('Position',[1593.75 -2062.5 93.75 93.75], 'FaceColor',[1 1 1]);
rectangle('Position',[1687.5 -1968.75 93.75 93.75], 'FaceColor',[0 0 0]);
rectangle('Position',[1781.25 -1968.75 93.75 93.75], 'FaceColor',[1 1 1]);
rectangle('Position',[1687.5 -2062.5 93.75 93.75], 'FaceColor',[1 1 1]);
rectangle('Position',[1781.25 -2062.5 93.75 93.75], 'FaceColor',[1 1 1]);
rectangle('Position',[2625 -1593.75 93.75 93.75], 'FaceColor',[1 1 1]);
rectangle('Position',[2718.75 -1593.75 93.75 93.75], 'FaceColor',[0 0 0]);
rectangle('Position',[2625 -1687.5 93.75 93.75], 'FaceColor',[1 1 1]);
rectangle('Position',[2718.75 -1687.5 93.75 93.75], 'FaceColor',[0 0 0]);
rectangle('Position',[2812.5 -1781.25 93.75 93.75], 'FaceColor',[1 1 1]);
rectangle('Position',[2906.25 -1781.25 93.75 93.75], 'FaceColor',[0 0 0]);
rectangle('Position',[2812.5 -1875 93.75 93.75], 'FaceColor',[1 1 1]);
rectangle('Position',[2906.25 -1875 93.75 93.75], 'FaceColor',[0 0 0]);
rectangle('Position',[2812.5 -1968.75 93.75 93.75], 'FaceColor',[1 1 1]);
rectangle('Position',[2906.25 -1968.75 93.75 93.75], 'FaceColor',[0 0 0]);
rectangle('Position',[2812.5 -2062.5 93.75 93.75], 'FaceColor',[1 1 1]);
rectangle('Position',[2906.25 -2062.5 93.75 93.75], 'FaceColor',[0 0 0]);
rectangle('Position',[1500 -2343.75 93.75 93.75], 'FaceColor',[0 0 0]);
rectangle('Position',[1593.75 -2343.75 93.75 93.75], 'FaceColor',[0 0 0]);
rectangle('Position',[1500 -2437.5 93.75 93.75], 'FaceColor',[1 1 1]);
rectangle('Position',[1593.75 -2437.5 93.75 93.75], 'FaceColor',[0 0 0]);
rectangle('Position',[1500 -2531.25 93.75 93.75], 'FaceColor',[1 1 1]);
rectangle('Position',[1593.75 -2531.25 93.75 93.75], 'FaceColor',[0 0 0]);
rectangle('Position',[1500 -2625 93.75 93.75], 'FaceColor',[1 1 1]);
rectangle('Position',[1593.75 -2625 93.75 93.75], 'FaceColor',[0 0 0]);
rectangle('Position',[1875 -2531.25 93.75 93.75], 'FaceColor',[1 1 1]);
rectangle('Position',[1968.75 -2531.25 93.75 93.75], 'FaceColor',[1 1 1]);
rectangle('Position',[1875 -2625 93.75 93.75], 'FaceColor',[0 0 0]);
rectangle('Position',[1968.75 -2625 93.75 93.75], 'FaceColor',[0 0 0]);
rectangle('Position',[2062.5 -2531.25 93.75 93.75], 'FaceColor',[1 1 1]);
rectangle('Position',[2156.25 -2531.25 93.75 93.75], 'FaceColor',[1 1 1]);
rectangle('Position',[2062.5 -2625 93.75 93.75], 'FaceColor',[0 0 0]);
rectangle('Position',[2156.25 -2625 93.75 93.75], 'FaceColor',[1 1 1]);
rectangle('Position',[1500 -2718.75 93.75 93.75], 'FaceColor',[1 1 1]);
rectangle('Position',[1593.75 -2718.75 93.75 93.75], 'FaceColor',[0 0 0]);
rectangle('Position',[1500 -2812.5 93.75 93.75], 'FaceColor',[1 1 1]);
rectangle('Position',[1593.75 -2812.5 93.75 93.75], 'FaceColor',[0 0 0]);
rectangle('Position',[1500 -2906.25 93.75 93.75], 'FaceColor',[1 1 1]);
rectangle('Position',[1593.75 -2906.25 93.75 93.75], 'FaceColor',[0 0 0]);
rectangle('Position',[1500 -3000 93.75 93.75], 'FaceColor',[0 0 0]);
rectangle('Position',[1593.75 -3000 93.75 93.75], 'FaceColor',[0 0 0]);
rectangle('Position',[1875 -2718.75 93.75 93.75], 'FaceColor',[0 0 0]);
rectangle('Position',[1968.75 -2718.75 93.75 93.75], 'FaceColor',[0 0 0]);
rectangle('Position',[1875 -2812.5 93.75 93.75], 'FaceColor',[1 1 1]);
rectangle('Position',[1968.75 -2812.5 93.75 93.75], 'FaceColor',[1 1 1]);
rectangle('Position',[2062.5 -2718.75 93.75 93.75], 'FaceColor',[0 0 0]);
rectangle('Position',[2156.25 -2718.75 93.75 93.75], 'FaceColor',[1 1 1]);
rectangle('Position',[2062.5 -2812.5 93.75 93.75], 'FaceColor',[1 1 1]);
rectangle('Position',[2156.25 -2812.5 93.75 93.75], 'FaceColor',[1 1 1]);
rectangle('Position',[1875 -2906.25 93.75 93.75], 'FaceColor',[1 1 1]);
rectangle('Position',[1968.75 -2906.25 93.75 93.75], 'FaceColor',[1 1 1]);
rectangle('Position',[1875 -3000 93.75 93.75], 'FaceColor',[0 0 0]);
rectangle('Position',[1968.75 -3000 93.75 93.75], 'FaceColor',[0 0 0]);
rectangle('Position',[2062.5 -2906.25 93.75 93.75], 'FaceColor',[1 1 1]);
rectangle('Position',[2156.25 -2906.25 93.75 93.75], 'FaceColor',[1 1 1]);
rectangle('Position',[2062.5 -3000 93.75 93.75], 'FaceColor',[0 0 0]);
rectangle('Position',[2156.25 -3000 93.75 93.75], 'FaceColor',[0 0 0]);
rectangle('Position',[2250 -2343.75 93.75 93.75], 'FaceColor',[0 0 0]);
rectangle('Position',[2343.75 -2343.75 93.75 93.75], 'FaceColor',[0 0 0]);
rectangle('Position',[2250 -2437.5 93.75 93.75], 'FaceColor',[1 1 1]);
rectangle('Position',[2343.75 -2437.5 93.75 93.75], 'FaceColor',[1 1 1]);
rectangle('Position',[2625 -2343.75 93.75 93.75], 'FaceColor',[0 0 0]);
rectangle('Position',[2718.75 -2343.75 93.75 93.75], 'FaceColor',[0 0 0]);
rectangle('Position',[2625 -2437.5 93.75 93.75], 'FaceColor',[1 1 1]);
rectangle('Position',[2718.75 -2437.5 93.75 93.75], 'FaceColor',[1 1 1]);
rectangle('Position',[2812.5 -2343.75 93.75 93.75], 'FaceColor',[0 0 0]);
rectangle('Position',[2906.25 -2343.75 93.75 93.75], 'FaceColor',[0 0 0]);
rectangle('Position',[2812.5 -2437.5 93.75 93.75], 'FaceColor',[1 1 1]);
rectangle('Position',[2906.25 -2437.5 93.75 93.75], 'FaceColor',[0 0 0]);
rectangle('Position',[2812.5 -2531.25 93.75 93.75], 'FaceColor',[1 1 1]);
rectangle('Position',[2906.25 -2531.25 93.75 93.75], 'FaceColor',[0 0 0]);
rectangle('Position',[2812.5 -2625 93.75 93.75], 'FaceColor',[1 1 1]);
rectangle('Position',[2906.25 -2625 93.75 93.75], 'FaceColor',[0 0 0]);
rectangle('Position',[2437.5 -2718.75 93.75 93.75], 'FaceColor',[0 0 0]);
rectangle('Position',[2531.25 -2718.75 93.75 93.75], 'FaceColor',[0 0 0]);
rectangle('Position',[2437.5 -2812.5 93.75 93.75], 'FaceColor',[1 1 1]);
rectangle('Position',[2531.25 -2812.5 93.75 93.75], 'FaceColor',[1 1 1]);
rectangle('Position',[2250 -2906.25 93.75 93.75], 'FaceColor',[1 1 1]);
rectangle('Position',[2343.75 -2906.25 93.75 93.75], 'FaceColor',[1 1 1]);
rectangle('Position',[2250 -3000 93.75 93.75], 'FaceColor',[0 0 0]);
rectangle('Position',[2343.75 -3000 93.75 93.75], 'FaceColor',[0 0 0]);
rectangle('Position',[2437.5 -2906.25 93.75 93.75], 'FaceColor',[1 1 1]);
rectangle('Position',[2531.25 -2906.25 93.75 93.75], 'FaceColor',[1 1 1]);
rectangle('Position',[2437.5 -3000 93.75 93.75], 'FaceColor',[0 0 0]);
rectangle('Position',[2531.25 -3000 93.75 93.75], 'FaceColor',[0 0 0]);
rectangle('Position',[2812.5 -2718.75 93.75 93.75], 'FaceColor',[1 1 1]);
rectangle('Position',[2906.25 -2718.75 93.75 93.75], 'FaceColor',[0 0 0]);
rectangle('Position',[2812.5 -2812.5 93.75 93.75], 'FaceColor',[1 1 1]);
rectangle('Position',[2906.25 -2812.5 93.75 93.75], 'FaceColor',[0 0 0]);
rectangle('Position',[2625 -2906.25 93.75 93.75], 'FaceColor',[1 1 1]);
rectangle('Position',[2718.75 -2906.25 93.75 93.75], 'FaceColor',[1 1 1]);
rectangle('Position',[2625 -3000 93.75 93.75], 'FaceColor',[0 0 0]);
rectangle('Position',[2718.75 -3000 93.75 93.75], 'FaceColor',[0 0 0]);
rectangle('Position',[2812.5 -2906.25 93.75 93.75], 'FaceColor',[1 1 1]);
rectangle('Position',[2906.25 -2906.25 93.75 93.75], 'FaceColor',[0 0 0]);
rectangle('Position',[2812.5 -3000 93.75 93.75], 'FaceColor',[0 0 0]);
rectangle('Position',[2906.25 -3000 93.75 93.75], 'FaceColor',[0 0 0]);
X=[2800,2718.75,2578.12,2484.38,2343.75,2203.12,2203.12,2156.25,2062.5,1828.12,1734.38,1640.62,1546.88,1406.25,1218.75,1031.25,890.625,890.625,843.75,656.25,515.625,421.875,328.125,234.375,234.375,328.125,328.125,328.125,328.125,328.125,281.25,234.375,234.375,281.25,200];
Y=[-2800,-2718.75,-2765.62,-2765.62,-2718.75,-2578.12,-2484.38,-2343.75,-2062.5,-2015.62,-2015.62,-2015.62,-2015.62,-1968.75,-1781.25,-1593.75,-1453.12,-1359.38,-1218.75,-1218.75,-1359.38,-1453.12,-1546.88,-1640.62,-1734.38,-1828.12,-1921.88,-2015.62,-2109.38,-2203.12,-2343.75,-2484.38,-2578.12,-2718.75,-2800];
hold on;
plot(X,Y,'r');
legend('9731.24','Location','southoutside');
